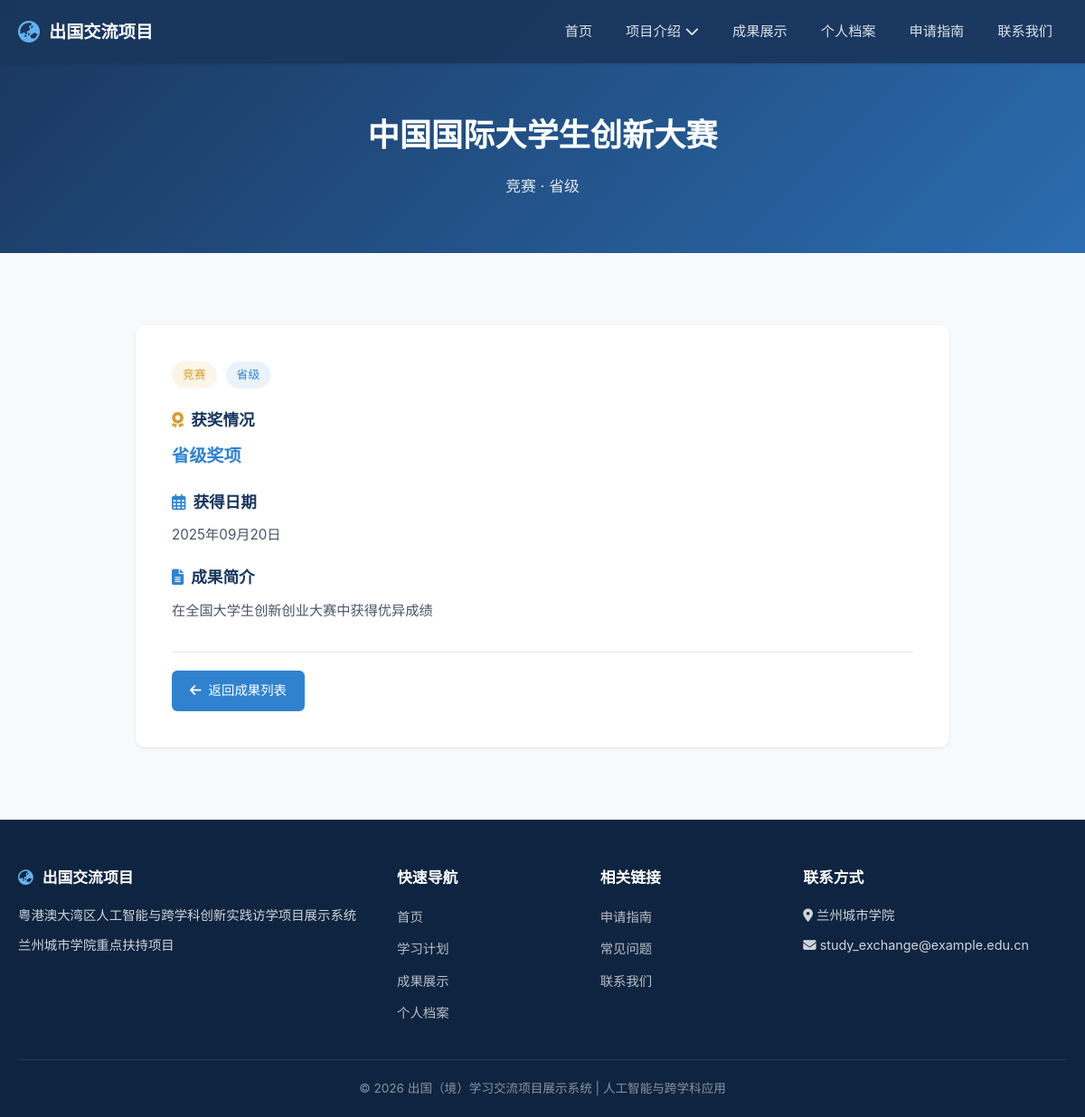
The page /achievement/24 on the database as committed earlier.
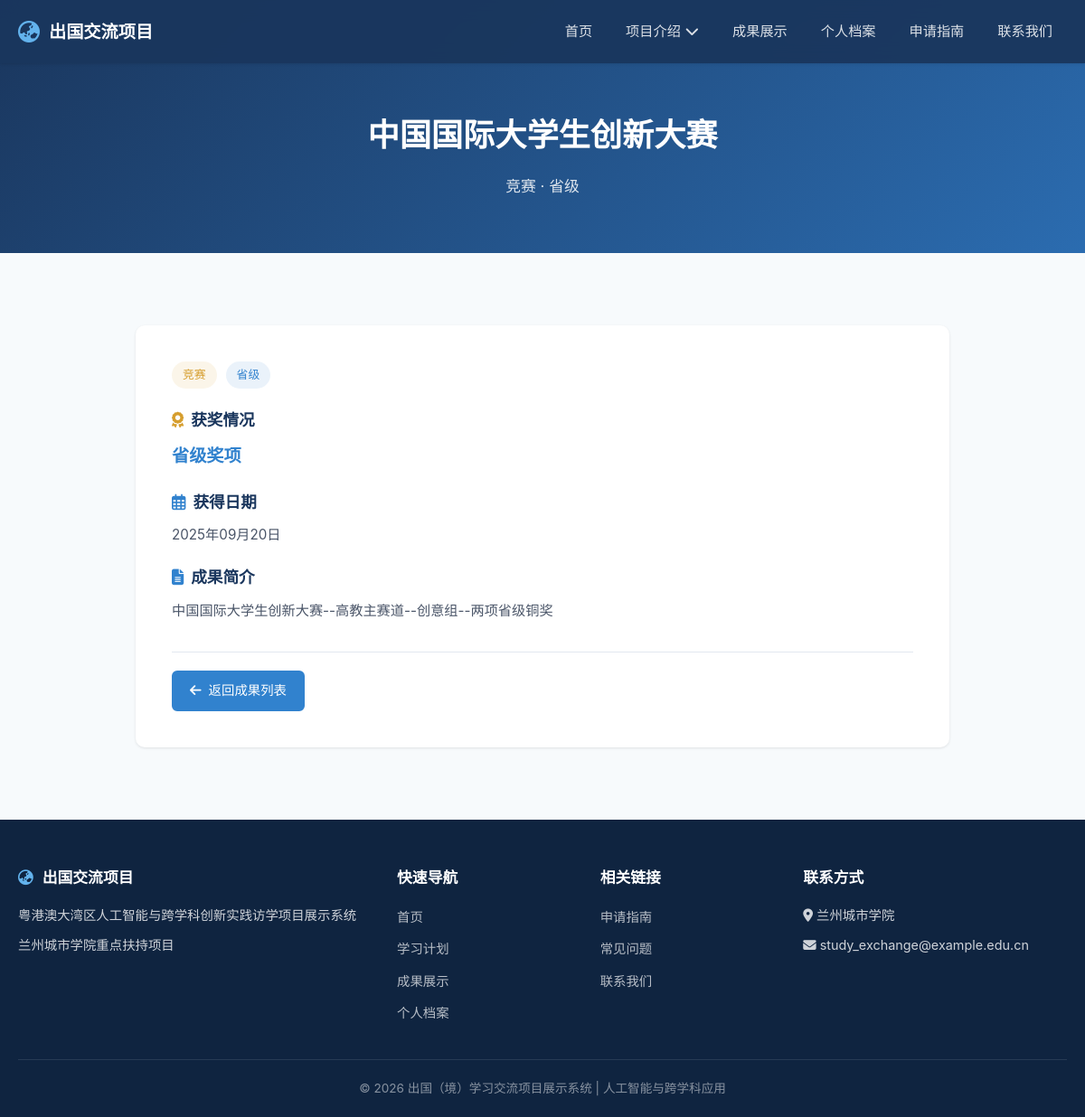
The same page on the database as committed later.
### app/models/models.py (models this page shows, shortened)
class Achievement(db.Model):
    __tablename__ = 'achievements'
    id = db.Column(db.Integer, primary_key=True)
    title = db.Column(db.String(200), nullable=False, comment='成果标题')
    description = db.Column(db.Text, comment='成果描述')
    category = db.Column(db.String(50), comment='成果类别：竞赛/专利/软著/论文/项目')
    level = db.Column(db.String(50), comment='级别：国家级/省级/校级')
    award = db.Column(db.String(200), comment='奖项/荣誉')
    date = db.Column(db.Date, comment='获得日期')
    image = db.Column(db.String(200), comment='成果图片')
    is_featured = db.Column(db.Boolean, default=False, comment='是否精选展示')
    created_at = db.Column(db.DateTime, default=datetime.now)

### app/routes/achievement.py (the view)
@achievement_bp.route('/<int:achievement_id>')
def achievement_detail(achievement_id):
    achievement = Achievement.query.get_or_404(achievement_id)
    return render_template('pages/achievement/detail.html',
                           achievement=achievement)

### app/templates/pages/achievement/detail.html (shortened to what this page needs)
{% extends "base.html" %}
{% block content %}
<div class="page-header">
    <div class="container">
        <h1>{{ achievement.title }}</h1>
        <p>
            {% if achievement.category %}{{ achievement.category }}{% endif %}
            {% if achievement.level %} · {{ achievement.level }}{% endif %}
        </p>
    </div>
</div>
<section class="section">
    <div class="container">
        <div class="card reveal" style="max-width:900px; margin:0 auto;">
            <div class="card-body" style="padding:40px;">
                <div style="display:flex; gap:10px; margin-bottom:20px; flex-wrap:wrap;">
                    {% if achievement.category == '竞赛' %}
                    <span class="badge badge-competition">{{ achievement.category }}</span>
                    {% elif achievement.category == '专利' %}
                    <span class="badge badge-patent">{{ achievement.category }}</span>
                    {% elif achievement.category == '软著' %}
                    <span class="badge badge-patent">{{ achievement.category }}</span>
                    {% elif achievement.category == '荣誉' %}
                    <span class="badge badge-competition">{{ achievement.category }}</span>
                    {% else %}
                    <span class="badge">{{ achievement.category }}</span>
                    {% endif %}
                    {% if achievement.level == '国家级' %}
                    <span class="badge badge-national">{{ achievement.level }}</span>
                    {% elif achievement.level == '省级' %}
                    <span class="badge badge-provincial">{{ achievement.level }}</span>
                    {% elif achievement.level == '校级' %}
                    <span class="badge badge-school">{{ achievement.level }}</span>
                    {% endif %}
                </div>
                {% if achievement.award %}
                <div style="margin-bottom:20px;">
                    <h3 style="font-size:1.1rem; color:var(--primary); margin-bottom:8px;">
                        <i class="fas fa-award" style="color:var(--warning); margin-right:8px;"></i>获奖情况
                    </h3>
                    <p style="font-size:1.2rem; color:var(--accent); font-weight:600;">{{ achievement.award }}</p>
                </div>
                {% endif %}
                {% if achievement.date %}
                <div style="margin-bottom:20px;">
                    <h3 style="font-size:1.1rem; color:var(--primary); margin-bottom:8px;">
                        <i class="far fa-calendar-alt" style="color:var(--accent); margin-right:8px;"></i>获得日期
                    </h3>
                    <p>{{ achievement.date.strftime('%Y年%m月%d日') }}</p>
                </div>
                {% endif %}
                {% if achievement.description %}
                <div style="margin-bottom:20px;">
                    <h3 style="font-size:1.1rem; color:var(--primary); margin-bottom:8px;">
                        <i class="fas fa-file-alt" style="color:var(--accent); margin-right:8px;"></i>成果简介
                    </h3>
                    <p style="line-height:1.9; white-space:pre-wrap;">{{ achievement.description }}</p>
                </div>
                {% endif %}
                <div style="margin-top:30px; padding-top:20px; border-top:1px solid var(--border-color);">
                    <a href="{{ url_for('achievement.achievement_list') }}" class="btn btn-accent btn-sm">
                        <i class="fas fa-arrow-left"></i> 返回成果列表
                    </a>
                </div>
            </div>
        </div>
    </div>
</section>
{% endblock %}

### app/templates/base.html (shortened to what this page needs)
<!DOCTYPE html>
<html lang="zh-CN">
<head>
    <link rel="stylesheet" href="https://cdnjs.cloudflare.com/ajax/libs/font-awesome/6.5.1/css/all.min.css">
    <link rel="stylesheet" href="{{ url_for('static', filename='css/style.css') }}">
</head>
<body>
    <nav class="navbar" id="navbar">
        <div class="nav-container">
            <a href="{{ url_for('main.index') }}" class="nav-logo">
                <i class="fas fa-globe-asia"></i>
                <span>出国交流项目</span>
            </a>
            <ul class="nav-menu" id="navMenu">
                <li><a href="{{ url_for('main.index') }}" class="nav-link {% if request.endpoint == 'main.index' %}active{% endif %}">首页</a></li>
                <li class="nav-dropdown">
                    <a href="#" class="nav-link">项目介绍 <i class="fas fa-chevron-down"></i></a>
                </li>
                <li><a href="{{ url_for('achievement.achievement_list') }}" class="nav-link">成果展示</a></li>
                <li><a href="{{ url_for('profile.profile_detail') }}" class="nav-link">个人档案</a></li>
                <li><a href="{{ url_for('guide.guide_index') }}" class="nav-link">申请指南</a></li>
                <li><a href="{{ url_for('main.contact') }}" class="nav-link">联系我们</a></li>
            </ul>
        </div>
    </nav>
    <main>
        {% block content %}{% endblock %}
    </main>
    <footer class="footer">
        <div class="container">
            <div class="footer-grid">
                <div class="footer-col">
                    <h3><i class="fas fa-globe-asia"></i> 出国交流项目</h3>
                    <p>粤港澳大湾区人工智能与跨学科创新实践访学项目展示系统</p>
                    <p>兰州城市学院重点扶持项目</p>
                </div>
                <div class="footer-col">
                    <h3>快速导航</h3>
                    <ul>
                        <li><a href="{{ url_for('main.index') }}">首页</a></li>
                        <li><a href="{{ url_for('project.learning_plan') }}">学习计划</a></li>
                        <li><a href="{{ url_for('achievement.achievement_list') }}">成果展示</a></li>
                        <li><a href="{{ url_for('profile.profile_detail') }}">个人档案</a></li>
                    </ul>
                </div>
                <div class="footer-col">
                    <h3>相关链接</h3>
                    <ul>
                        <li><a href="{{ url_for('guide.guide_index') }}">申请指南</a></li>
                        <li><a href="{{ url_for('guide.faq') }}">常见问题</a></li>
                        <li><a href="{{ url_for('main.contact') }}">联系我们</a></li>
                    </ul>
                </div>
                <div class="footer-col">
                    <h3>联系方式</h3>
                    <p><i class="fas fa-map-marker-alt"></i> 兰州城市学院</p>
                    <p><i class="fas fa-envelope"></i> study_exchange@example.edu.cn</p>
                </div>
            </div>
            <div class="footer-bottom">
                <p>&copy; 2026 出国（境）学习交流项目展示系统 | 人工智能与跨学科应用</p>
            </div>
        </div>
    </footer>
</body>
</html>

### app/static/css/style.css (style rules this page uses)
:root { --primary: #1a365d; --primary-light: #2b6cb0; --primary-dark: #0f2440; --accent: #3182ce; --accent-light: #63b3ed; --success: #38a169; --warning: #d69e2e; --danger: #e53e3e; --text-primary: #1a202c; --text-secondary: #4a5568; --text-light: #718096; --bg-primary: #ffffff; --bg-secondary: #f7fafc; --bg-tertiary: #edf2f7; --border-color: #e2e8f0; --shadow-sm: 0 1px 3px rgba(0,0,0,0.1); --shadow-md: 0 4px 12px rgba(0,0,0,0.1); --shadow-lg: 0 10px 30px rgba(0,0,0,0.15); --radius-sm: 6px; --radius-md: 10px; --radius-lg: 16px; --transition: all 0.3s ease; --max-width: 1200px; }
*, *::before, *::after { margin: 0; padding: 0; box-sizing: border-box; }
html { scroll-behavior: smooth; font-size: 16px; }
body { font-family: 'Noto Sans SC', -apple-system, BlinkMacSystemFont, 'Segoe UI', sans-serif; color: var(--text-primary); background-color: var(--bg-secondary); line-height: 1.7; -webkit-font-smoothing: antialiased; }
a { color: var(--accent); text-decoration: none; transition: var(--transition); }
.container { max-width: var(--max-width); margin: 0 auto; padding: 0 20px; }
.navbar { position: fixed; top: 0; left: 0; right: 0; z-index: 1000; background: rgba(26, 54, 93, 0.95); backdrop-filter: blur(10px); box-shadow: var(--shadow-sm); transition: var(--transition); }
.nav-container { max-width: var(--max-width); margin: 0 auto; padding: 0 20px; display: flex; align-items: center; justify-content: space-between; height: 70px; }
.nav-logo { display: flex; align-items: center; gap: 10px; color: #fff; font-size: 1.2rem; font-weight: 700; }
.nav-logo i { font-size: 1.5rem; color: var(--accent-light); }
.nav-menu { display: flex; align-items: center; list-style: none; gap: 5px; }
.nav-link { color: rgba(255,255,255,0.85); padding: 8px 16px; border-radius: var(--radius-sm); font-size: 0.95rem; transition: var(--transition); display: flex; align-items: center; gap: 5px; }
.nav-dropdown { position: relative; }
.nav-dropdown .nav-link { cursor: pointer; }
.btn { display: inline-flex; align-items: center; gap: 8px; padding: 12px 28px; border-radius: var(--radius-sm); font-size: 1rem; font-weight: 500; cursor: pointer; transition: var(--transition); border: 2px solid transparent; text-decoration: none; }
.btn-accent { background: var(--accent); color: #fff; border-color: var(--accent); }
.btn-sm { padding: 8px 18px; font-size: 0.9rem; }
.section { padding: 80px 0; }
.card { background: var(--bg-primary); border-radius: var(--radius-md); box-shadow: var(--shadow-sm); overflow: hidden; transition: var(--transition); }
.card-body { padding: 24px; }
.card-body h3 { font-size: 1.15rem; color: var(--primary); margin-bottom: 8px; }
.card-body p { color: var(--text-secondary); font-size: 0.95rem; line-height: 1.7; }
.badge { display: inline-block; padding: 4px 12px; border-radius: 50px; font-size: 0.8rem; font-weight: 500; }
.badge-provincial { background: rgba(49, 130, 206, 0.1); color: var(--accent); }
.badge-competition { background: rgba(214, 158, 46, 0.1); color: var(--warning); }
.page-header { background: linear-gradient(135deg, var(--primary) 0%, var(--primary-light) 100%); color: #fff; padding: 120px 20px 60px; text-align: center; }
.page-header h1 { font-size: 2.2rem; font-weight: 700; margin-bottom: 12px; }
.page-header p { font-size: 1.05rem; opacity: 0.85; }
.footer { background: var(--primary-dark); color: rgba(255,255,255,0.8); padding: 50px 0 0; }
.footer-grid { display: grid; grid-template-columns: 2fr 1fr 1fr 1.5fr; gap: 30px; padding-bottom: 30px; border-bottom: 1px solid rgba(255,255,255,0.1); }
.footer-col h3 { color: #fff; font-size: 1.05rem; margin-bottom: 16px; }
.footer-col h3 i { color: var(--accent-light); margin-right: 6px; }
.footer-col p { font-size: 0.9rem; line-height: 1.7; margin-bottom: 8px; }
.footer-col ul { list-style: none; }
.footer-col ul li { margin-bottom: 8px; }
.footer-col ul a { color: rgba(255,255,255,0.7); font-size: 0.9rem; transition: var(--transition); }
.footer-bottom { text-align: center; padding: 20px 0; font-size: 0.85rem; color: rgba(255,255,255,0.5); }
.reveal { opacity: 0; transform: translateY(30px); transition: opacity 0.6s ease, transform 0.6s ease; }
.reveal.visible { opacity: 1; transform: translateY(0); }

Rows that differ between the two databases and show on the page:
changed Achievement "中国国际大学生创新大赛": description "在全国大学生创新创业大赛中获得优异成绩" → "中国国际大学生创新大赛--高教主赛道--创意组--两项省级铜奖"
